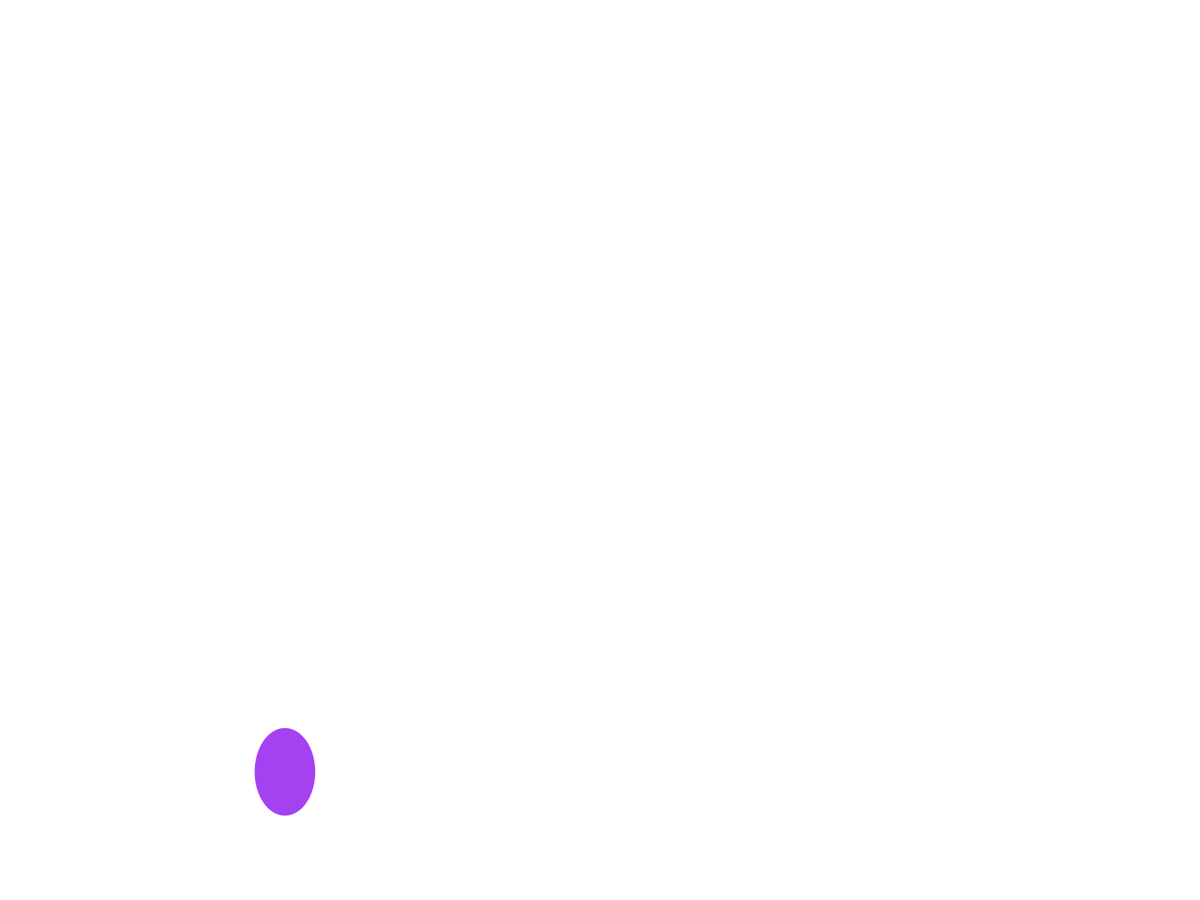
Frame 1 (no input)
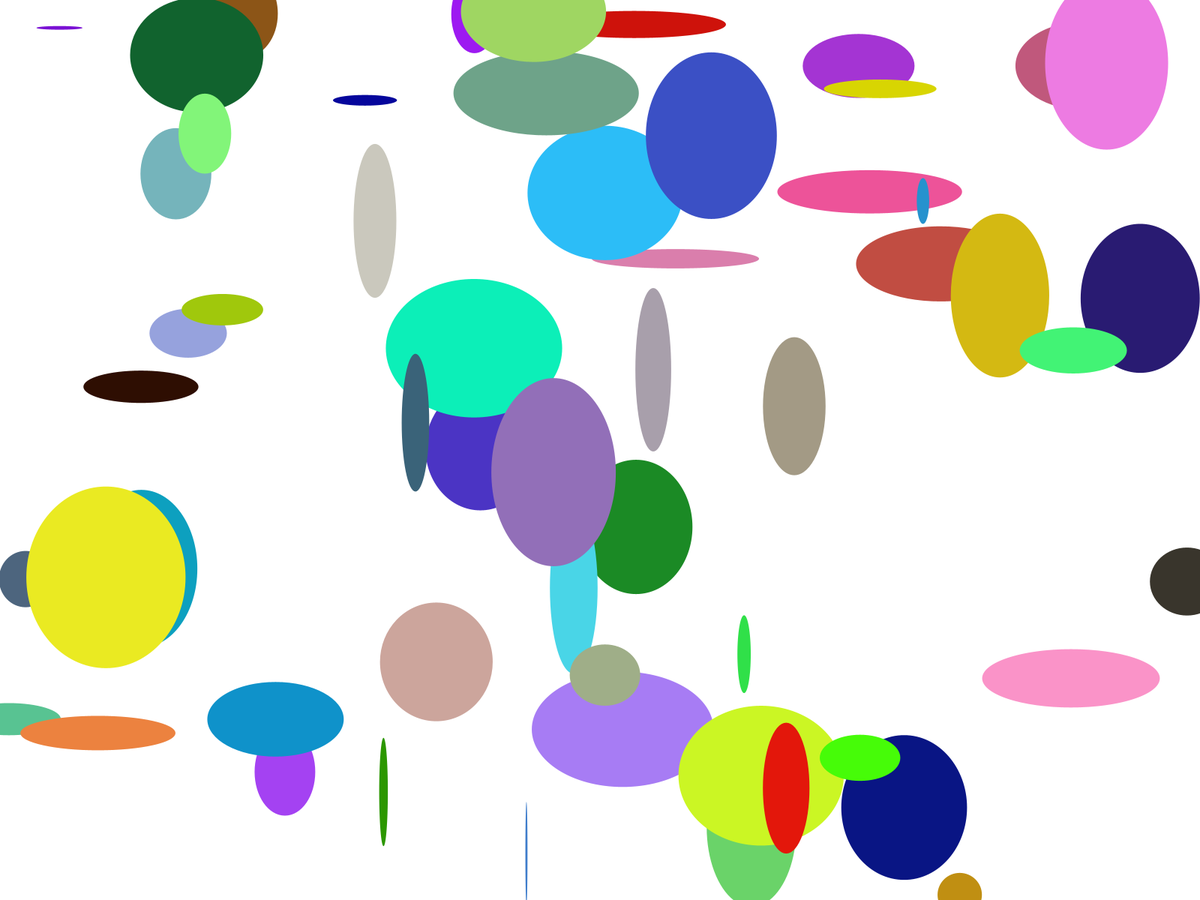
Frame 60 (the mouse pressed at the canvas centre just before this capture)
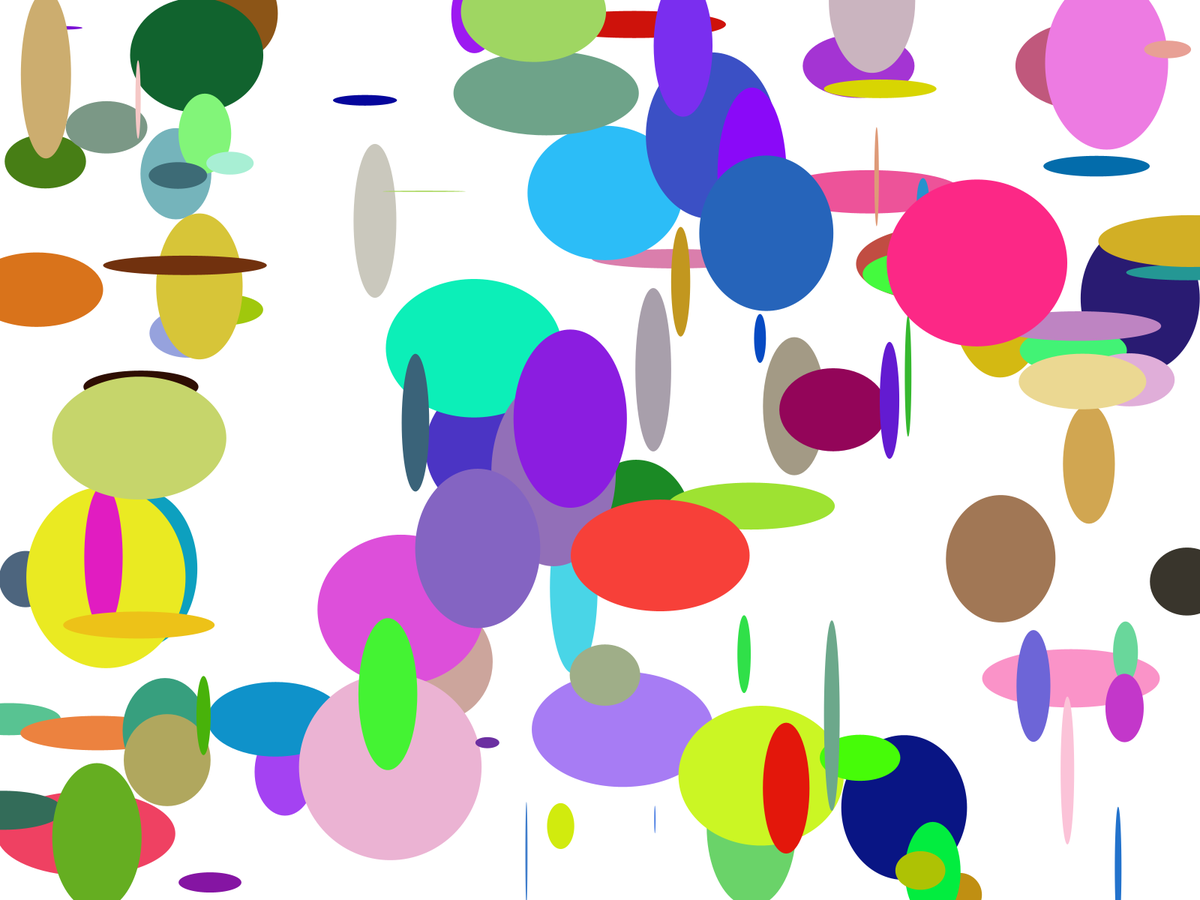
Frame 120 (the mouse held since frame 60 and released just before this capture)

The Processing sketch that drew these frames (run headless with seeded random() and noise(); from frame 60 on, the mouse is pressed at the canvas centre):

// Processing sketch: random_circles
// ── random_circles.pde
void setup(){
  fullScreen();
  background(255);
  noStroke();
}
void draw(){
  float r = random(255);
  float g = random(255);
  float b = random(255);
  fill(r,g,b);
  
  float x = random(width);
  float y = random(height);
  float w = random(255);
  float z = random(255);
  ellipse(x,y,w,z);
  
}
